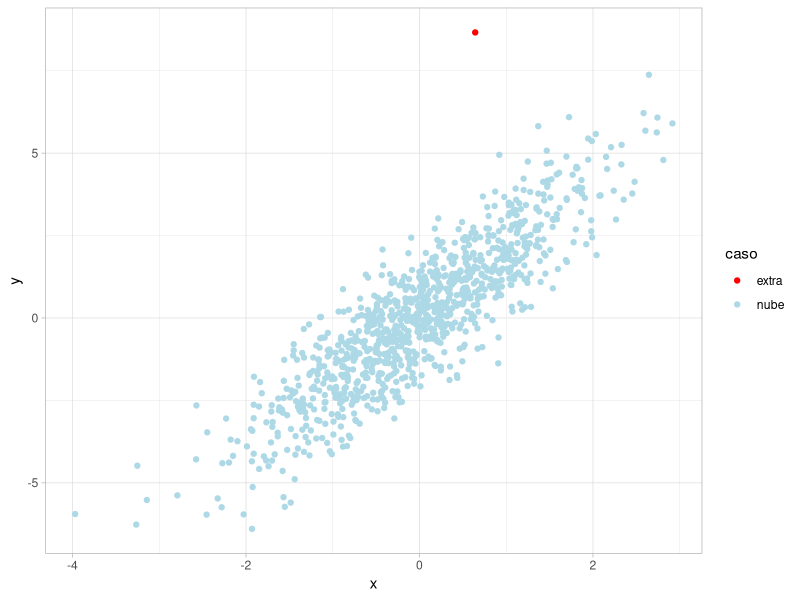
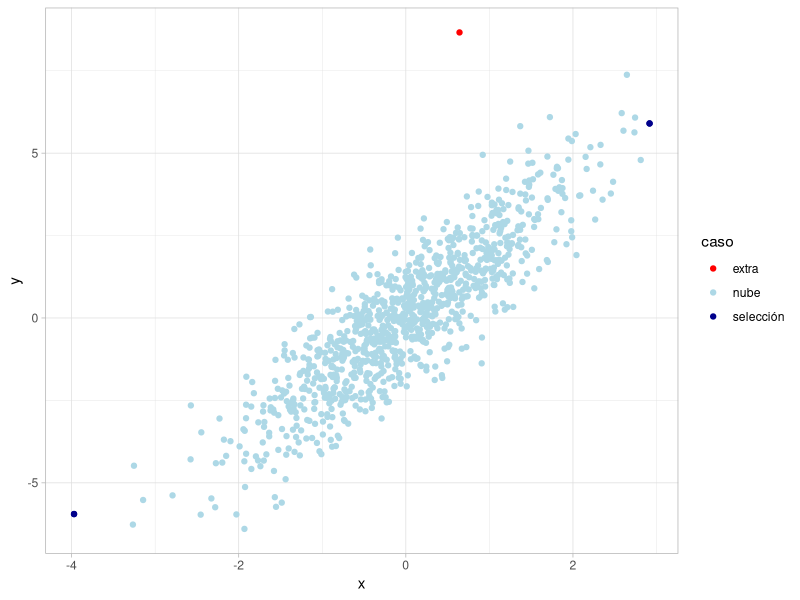
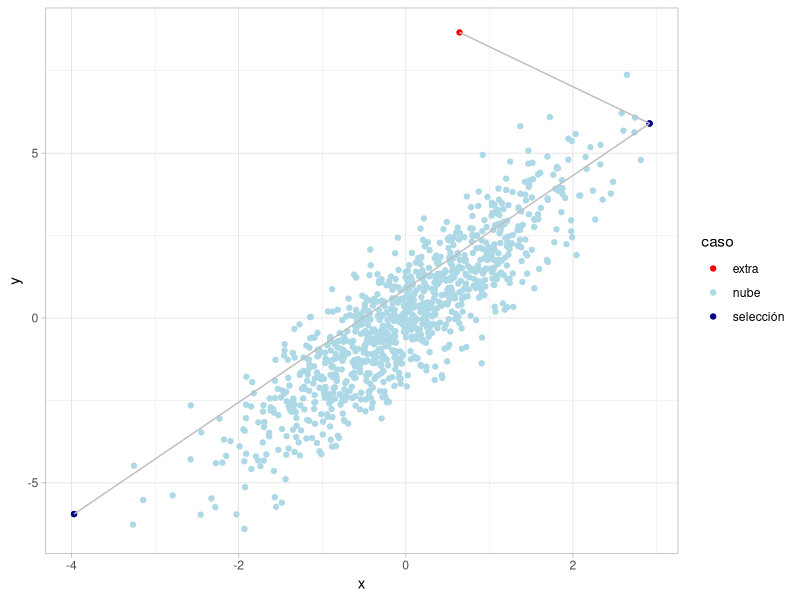

Source code (R) for these figures, in order:
## ---- chunk 1
#| label: generacion-datos
library(ggplot2)
theme_set(theme_light())

n_size <- 1000

beta_0 <- 0
beta_1 <- 2

x <- rnorm(n_size, beta_0)
y <- beta_0 + beta_1 * x + rnorm(n_size, 0, 1)

df <- data.frame(x, y, caso = "nube")

df <- rbind(
  df, 
  data.frame(
    x = quantile(x, probs = 0.75), 
    y = max(y) + beta_1 * quantile(x, probs = 0.75), 
    caso = "extra"
  )
)

ggplot(df) + 
  geom_point(aes(x, y, col = caso)) + 
  scale_color_manual(values = c("red", "lightblue"))

## ---- chunk 2
#| label: seleccion
df$caso[c(which.min(df$x), which.max(df$x))] <- "selección"
row.names(df) <- NULL

ggplot(df) + 
  geom_point(aes(x, y, col = caso)) + 
  geom_point(
    data = df[df$caso == "selección", ], 
    aes(x, y), 
    col = "darkblue"
  ) + 
  scale_color_manual(values = c("red", "lightblue", "darkblue"))
## ---- chunk 3
#| label: segmentos
df_segment <- df[df$caso != "nube", c("x", "y")]
df_segment <- df_segment[-which.max(df_segment$x), ]

df_segment$xend <- df$x[which.max(df$x)]
df_segment$yend <- df$y[which.max(df$x)]

row.names(df_segment) <- NULL

ggplot(df) + 
  geom_point(aes(x, y, col = caso)) + 
  geom_point(
    data = df[df$caso == "selección", ], 
    aes(x, y), 
    col = "darkblue"
  ) + 
  geom_segment(
    data = df_segment,
    aes(x = x, xend = xend, y = y, yend = yend), 
    colour = "grey"
  ) + 
  scale_color_manual(values = c("red", "lightblue", "darkblue"))
## ---- chunk 4
df_dists <- df[df$caso != "nube", c("x", "y")]
m_dists <- dist(df_dists)
m_dists
## ---- chunk 5
as.matrix(m_dists)
## ---- chunk 6

## ---- chunk 7
mahalanobis(as.matrix(df_dists), 
            as.numeric(df_dists[2, ]), 
            cov(df_dists))
